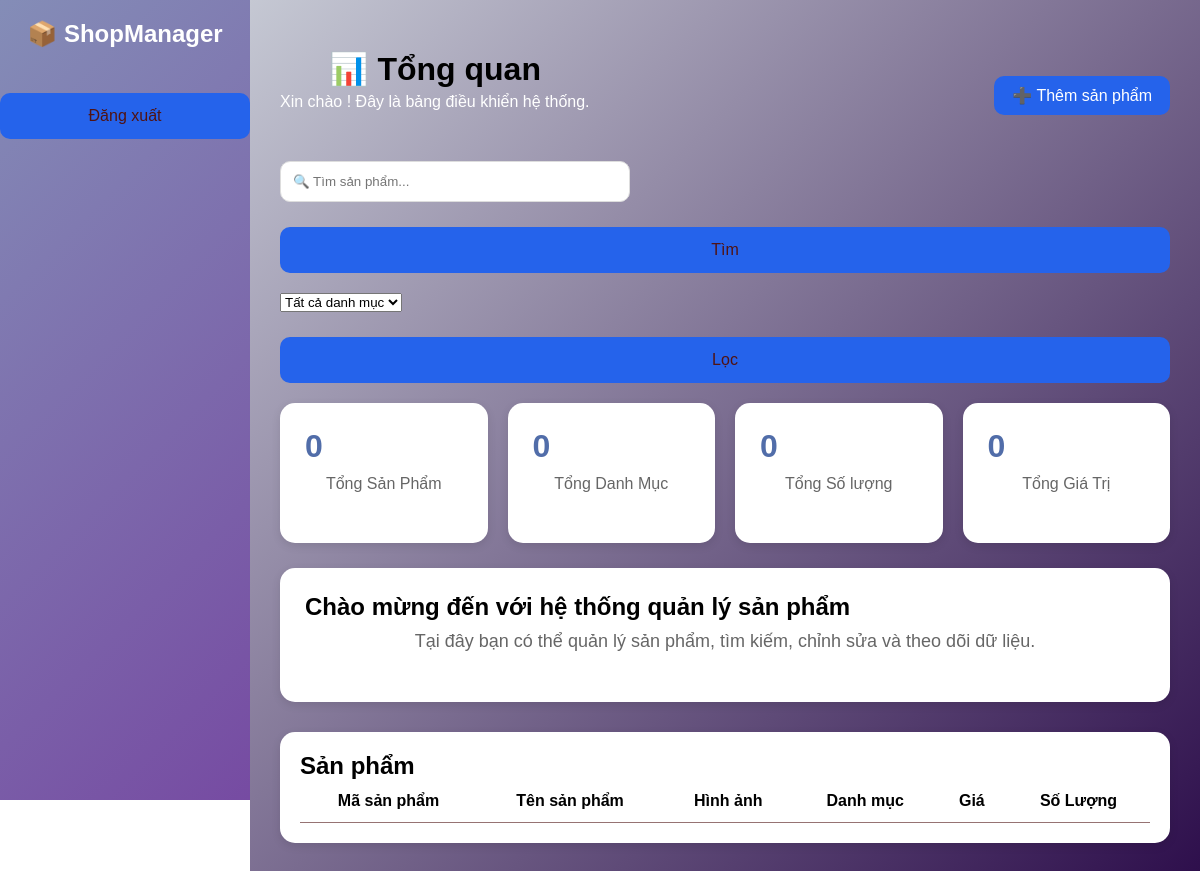
Page /dashboard on the earlier database version.
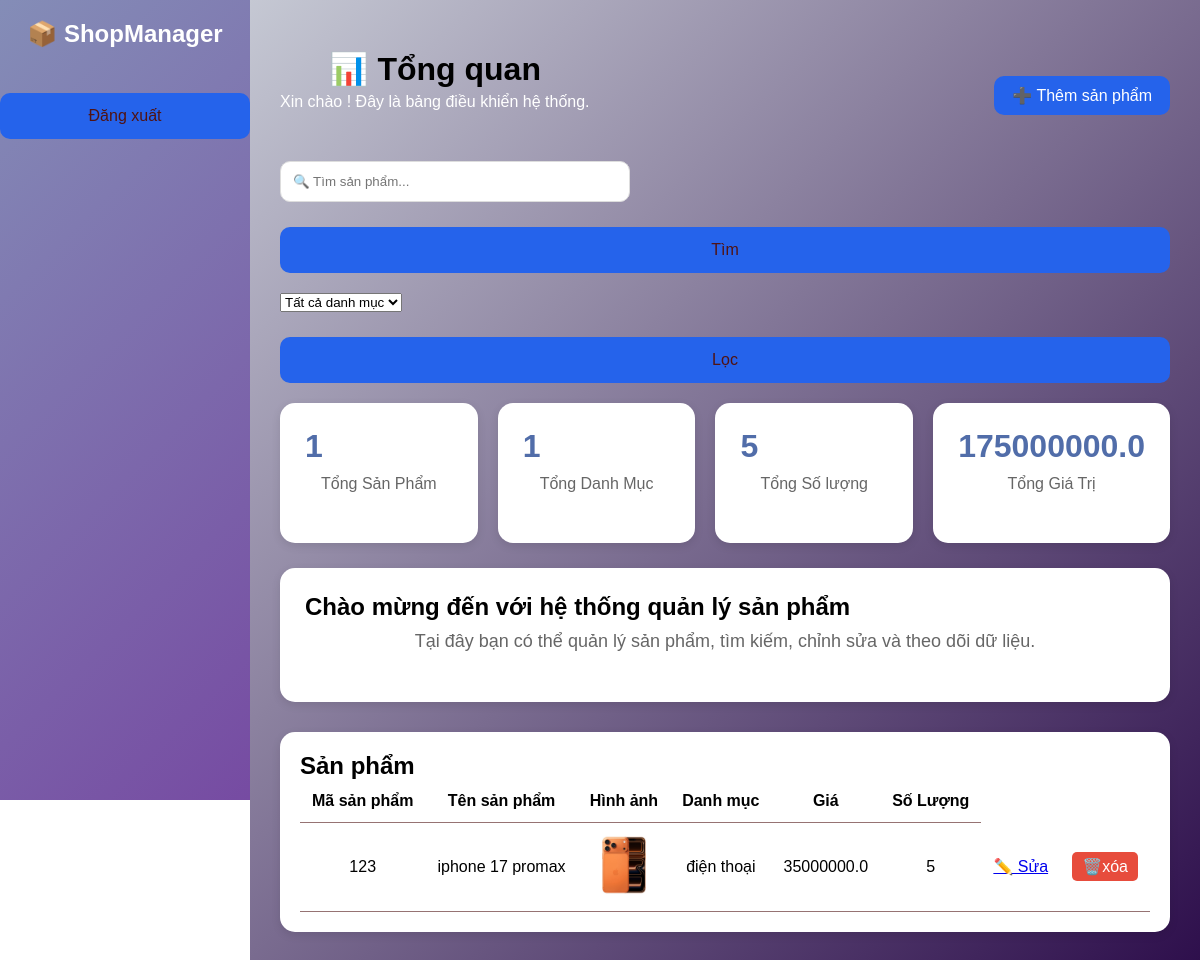
Same page on the later database version.
### tables this page shows
CREATE TABLE products(
        id INTEGER PRIMARY KEY AUTOINCREMENT,
        name TEXT,
        category TEXT,
        price REAL,
        quantity INTEGER,
        code TEXT,
        image TEXT
    );

### app.py (the view, shortened to what this page needs)
@app.route('/dashboard', methods=['GET', 'POST'])
def dashboard():
    conn = sqlite3.connect("products.db")
    c = conn.cursor()
    keyword = request.args.get("keyword", "")
    category = request.args.get("category", "")
    c.execute("SELECT COUNT(DISTINCT category) FROM products")
    total_category = c.fetchone()[0]
    c.execute("SELECT SUM(price * quantity) FROM products")
    total_price = c.fetchone()[0] or 0
    c.execute("SELECT SUM(quantity) FROM products")
    total_quantity = c.fetchone()[0] or 0
    sql = "SELECT * FROM products WHERE 1=1"
    params = []
    if keyword:
       sql += " AND name LIKE ?"
       params.append(f"{keyword}")
    if category:
       sql += " AND category = ?"
       params.append(category)
    c.execute(sql, params)
    products = c.fetchall()
    total_products = len(products)
    c.execute("SELECT DISTINCT category FROM products")
    categories = c.fetchall()
    conn.close()
    return render_template(
    'dashboard.html',
    products=products,
    categories=categories,
    keyword=keyword,
    total_products=total_products,
    total_category=total_category,
    total_price=total_price,
    total_quantity=total_quantity
)

### templates/dashboard.html (shortened to what this page needs)
{% extends "base.html" %}
{% block content %}
<body class="dashboard-page"></body>
<div class="dashboard">
    <div class="dashboard-header">
        <div>
            <h1>📊 Tổng quan</h1>
            <p>Xin chào ! Đây là bảng điều khiển hệ thống.</p>
        </div>
        <button class="add-btn"  onclick="toggleForm()">
            ➕ Thêm sản phẩm
        </button>
</div>
    </div>
    <div class="top-search">
    <form method="GET" action="/dashboard">
        <input
            type="text"
            name="keyword"
            placeholder="🔍 Tìm sản phẩm..."
            value="{{ keyword }}"
        >
        <button type="submit">
            Tìm
        </button>
    </form>
</div>
<form method="GET" action="/dashboard">
    <select name="category">
        <option value="">
            Tất cả danh mục
        </option>
    </select>
    <button type="submit">
        Lọc
    </button>
</form>
    <div class="cards">
        <div class="card-box">
            <h2>{{ total_products }}</h2>
            <p>Tổng Sản Phẩm</p>
        </div>
        <div class="card-box">
            <h2>{{ total_category}}</h2>
            <p> Tổng Danh Mục</p>
        </div>
        <div class="card-box">
            <h2>{{ total_quantity}}</h2>
            <p>Tổng Số lượng</p>
        </div>
        <div class="card-box">
            <h2>{{ total_price}}</h2>
            <p>Tổng Giá Trị</p>
        </div>
    </div>
    <div class="welcome-box">
        <h2>Chào mừng đến với hệ thống quản lý sản phẩm</h2>
        <p>
            Tại đây bạn có thể quản lý sản phẩm,
            tìm kiếm, chỉnh sửa và theo dõi dữ liệu.
        </p>
    </div>
    <div class="table-container">
        <h2>Sản phẩm </h2>
        <table>
            <thead>
                <tr>
                    <th>Mã sản phẩm</th>
                    <th>Tên sản phẩm</th>
                    <th>Hình ảnh</th>
                    <th>Danh mục</th>
                    <th>Giá</th>
                    <th>Số Lượng</th>
                </tr>
            </thead>
 <tbody>
{% for product in products %}
<tr>
<td>{{ product[5] }}</td>
<td>{{ product[1] }}</td>
<td>
    <img
        src="{{ url_for('static',
        filename='uploads/' + product[6]) }}"
        width="60">
</td>
<td>{{ product[2] }}</td>
<td>{{ product[3] }}</td>
<td>{{ product[4] }}</td>
<td>
    <a href="#"
       onclick="editProduct(
       '{{ product[0] }}',
       '{{ product[1] }}',
       '{{ product[2] }}',
       '{{ product[3] }}',
       '{{ product[4] }}',
       '{{ product[5] }}',
       '{{ product[6] }}',
       )">
       ✏️ Sửa
    </a>
</td>
    <td>
        <a href="{{ url_for('delete_product', id=product[0]) }}"
           onclick="return confirm('Bạn có chắc muốn xóa sản phẩm này?')"
           class="delete-btn">
            🗑️xóa
        </a>
    </td>
</tr>
</tbody>
{% endfor %}
    </tbody>
</table>
    </div>
</div>
{% endblock %}

### templates/base.html (shortened to what this page needs)
<!DOCTYPE html>
<html lang="vi">
<head>
    <link rel="stylesheet"
          href="{{ url_for('static', filename='style.css') }}">
</head>
<body>
<div class="sidebar">
    <h2>📦 ShopManager</h2>
    <a class="menu-item logout" href="/login">
        <button class="logout-btn">
         Đăng xuất
        </button>
    </a>
</div>
<div class="main-content">
    {% block content %}
    {% endblock %}
</body>
</html>

### static/style.css (style rules this page uses)
* { margin:0; padding:0; box-sizing:border-box; font-family:Arial, sans-serif; }
h1 { text-align:center; margin-top:20px; }
p { text-align:center; color:#666; margin-bottom:25px; }
input { width:100%; padding:12px; border:1px solid #ddd; border-radius:10px; }
button { width:100%; padding:14px; margin-top:25px; border:none; border-radius:10px; background:#2563eb; color:rgb(80, 19, 19); font-size:16px; cursor:pointer; }
body { margin:0; font-family:Arial, sans-serif; }
.sidebar { width:250px; height:100vh; position:fixed; left:0; top:0; background: linear-gradient(135deg,#848db7,#764ba2); color:white; }
.sidebar h2 { text-align:center; padding:20px 0; }
.sidebar a { color:white; text-decoration:none; }
.main-content { margin-left:250px; padding:30px; background: linear-gradient(135deg,#c5c8d3,#2e0f4c); min-height:100vh; }
.cards { display:flex; gap:20px; margin-top:20px; }
.card-box { flex:1; background:white; padding:25px; border-radius:15px; box-shadow:0 3px 10px rgba(0,0,0,.1); }
.card-box h2 { color:#fcfcfc; }
.table-container { margin-top:30px; background:rgb(255, 255, 255); padding:20px; border-radius:15px; box-shadow:0 3px 10px rgba(0,0,0,.1); }
table { width:100%; border-collapse:collapse; }
table th, table td { border-bottom:1px solid #967373; padding:12px; text-align:center; }
.welcome-box p { color: #ffffff; font-size: 18px; font-weight: 500; }
.dashboard-header { display:flex; justify-content:space-between; align-items:center; margin-bottom:25px; }
.dashboard-header h1 { margin-bottom:5px; }
.dashboard-header p { color:#ffffff; }
.add-btn { width:auto; padding:10px 18px; background:#2563eb; color:white; }
.top-search { margin-bottom:20px; }
.top-search input { width:350px; padding:12px; border:1px solid #ddd; border-radius:10px; }
.cards { display:grid; grid-template-columns:repeat(4,1fr); gap:20px; margin-bottom:25px; }
.card-box { background:rgb(255, 255, 255); padding:25px; border-radius:15px; box-shadow:0 3px 10px rgba(0,0,0,.1); }
.card-box h2 { color:#516da9; font-size:32px; margin-bottom:10px; }
.welcome-box { background:white; padding:25px; border-radius:15px; margin-bottom:25px; box-shadow:0 3px 10px rgba(0,0,0,.1); }
.welcome-box h2 { margin-bottom:10px; }
.welcome-box p { color:#666; }
.delete-btn { background: #e74c3c; color: white; padding: 6px 10px; border-radius: 5px; text-decoration: none; }
.logout { display: block; text-align: center; color: white; text-decoration: none; }

Differences in the rows shown:
added products: code "123", name "iphone 17 promax", image (picture), category "điện thoại", price "35000000.0", quantity "5"
Other differences:
{{ total_products }}: "0" → "1"
{{ total_category }}: "0" → "1"
{{ total_quantity }}: "0" → "5"
{{ total_price }}: "0" → "175000000.0"
